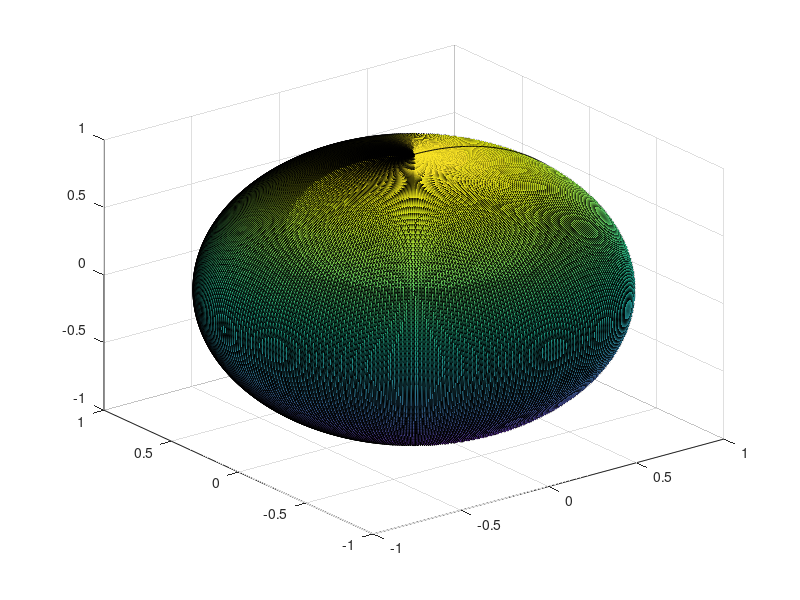

The MATLAB source for this figure: (Note: this script raises an error after producing the figure.)
close all
% Energy and Gradient Functions
E = @(q,D) 0.5*q.'*D*q;
grad = @(q,D,f) - D*q + 2*f(q,D)*q;

% D MATRIX
a = 0.5;
c = 0.25;
inertia = [a 0 0; 0 a 0; 0 0 c];

% Color
r = 255/255;
g = 253/255;
b = 208/255;

% Create sphere surface
figure()
[xS2, yS2, zS2] = sphere(359);
h = surf(xS2, yS2, zS2); 
h.EdgeColor = 'none';
h.FaceColor = [r,g,b];
hold on
% plot3(cos(0:0.001:2*pi),sin(0:0.001:2*pi),zeros(size(0:0.001:2*pi)),'-k',LineWidth=1)
% plot3(0,0,1,'xk','MarkerSize',5)
% plot3(0,0,-1,'xk','MarkerSize',5)

N = 29;
[xS2, yS2, zS2] = sphere(N);
V = zeros(N+1,N+1);
U = zeros(N+1,N+1);
W = zeros(N+1,N+1);
for t = 1:N+1
    for j = 1:N+1
        tmpvel = grad([xS2(t,j);yS2(t,j);zS2(t,j)],inertia,E);
        V(t,j) = tmpvel(1);
        U(t,j) = tmpvel(2);
        W(t,j) = tmpvel(3);
    end
end

% Color
r = 51/255;
g = 51/255;
b = 178/255;

quiver3(xS2(1:floor((N+1)/2),:),yS2(1:floor((N+1)/2),:),zS2(1:floor((N+1)/2),:),...
    V(1:floor((N+1)/2),:),U(1:floor((N+1)/2),:),W(1:floor((N+1)/2),:),'Color',[r,g,b])
quiver3(xS2(ceil((N+1)/2)+1:end,:),yS2(ceil((N+1)/2)+1:end,:),zS2(ceil((N+1)/2)+1:end,:),...
    V(ceil((N+1)/2)+1:end,:),U(ceil((N+1)/2)+1:end,:),W(ceil((N+1)/2)+1:end,:),'Color',[r,g,b])
axis equal
set(gca,'XColor','none','YColor','none','ZColor','none')
set(gca, 'color', 'none')
grid('off')

% export_fig test.png -m3 -transparent